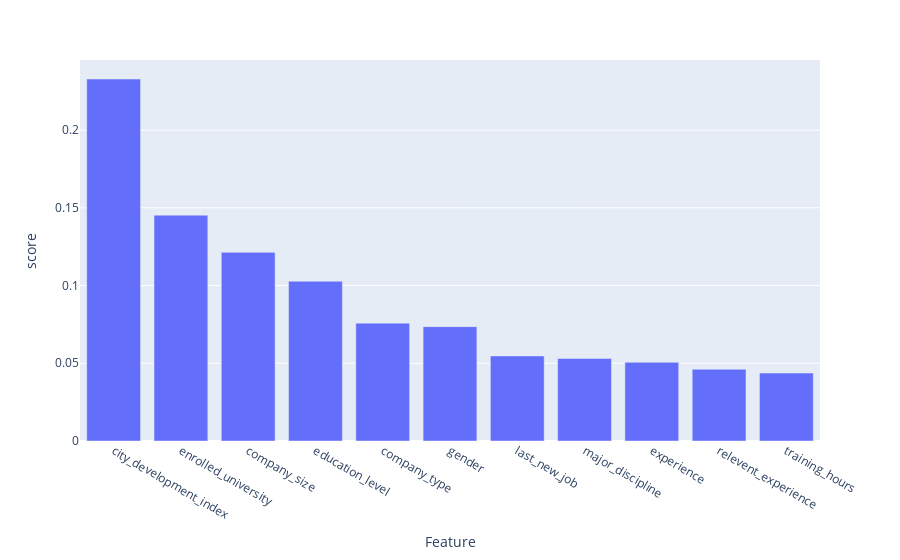

Write notebook code for a chart like this one.
### Code cell
final_model_eval = model_evaluation(select_model, X_test, y_test)
final_model_eval

### Figure 1 — Plotly figure (JSON) as saved in the notebook; plotly's stock layout.template omitted (floating-point values rounded to 4 significant figures)
{"data": [{"alignmentgroup": "True", "hovertemplate": "Feature=%{x}<br>score=%{y}<extra></extra>", "legendgroup": "", "marker": {"color": "#636efa", "pattern": {"shape": ""}}, "name": "", "offsetgroup": "", "orientation": "v", "showlegend": false, "textposition": "auto", "type": "bar", "x": ["city_development_index", "enrolled_university", "company_size", "education_level", "company_type", "gender", "last_new_job", "major_discipline", "experience", "relevent_experience", "training_hours"], "xaxis": "x", "y": [0.2329, 0.1453, 0.1214, 0.1028, 0.07583, 0.07357, 0.05473, 0.05311, 0.05065, 0.04613, 0.04372], "yaxis": "y"}], "layout": {"barmode": "relative", "legend": {"tracegroupgap": 0}, "margin": {"t": 60}, "xaxis": {"anchor": "y", "domain": [0, 1], "title": {"text": "Feature"}}, "yaxis": {"anchor": "x", "domain": [0, 1], "title": {"text": "score"}}}}
